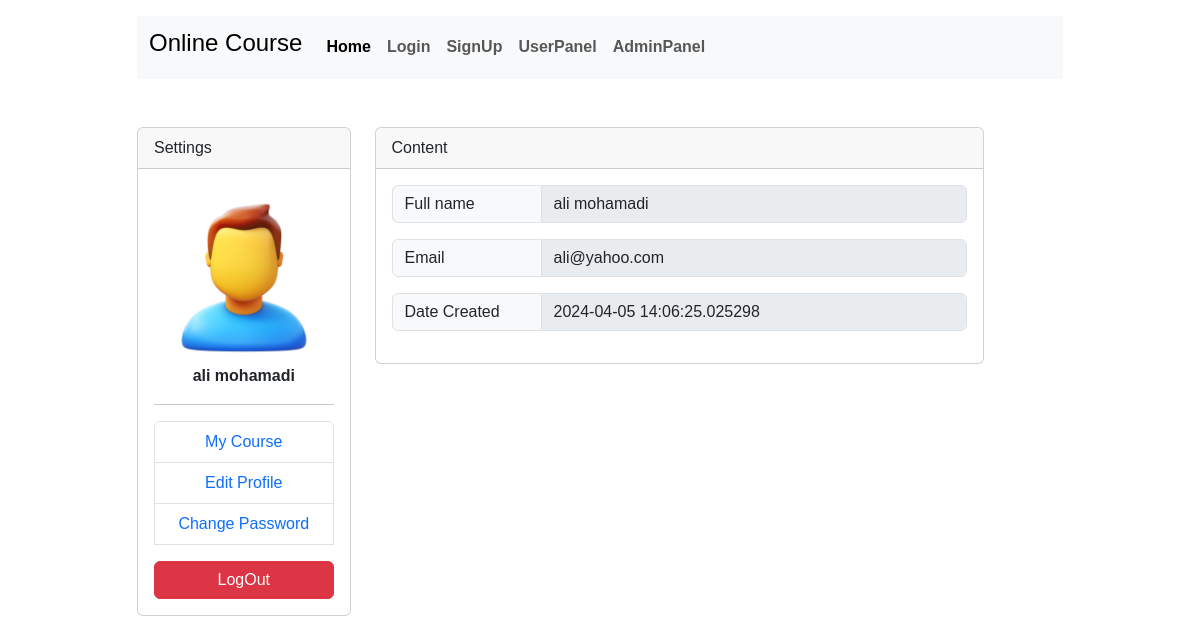
The app's page /panel (signed in) with its own data.
### models.py (models this page shows)
class user(UserMixin, db.Model):
    id = db.Column(db.Integer, primary_key=True)
    name = db.Column(db.String(50))
    email = db.Column(db.String(150))
    password = db.Column(db.String)
    admin = db.Column(db.Boolean, default = False)
    date_created = db.Column(db.DateTime, default=datetime.now())

### app.py (the view)
@app.route('/panel')
@login_required
def panel():
    return render_template('panel.html')

### app.py (called while the page is built)
@LoginManager.user_loader
def user_loder(user_id):
    return user.query.get(user_id)

@app.before_request
def creat_database():
    db.create_all()

### templates/panel.html (shortened to what this page needs)
{% extends 'base.html' %}
{% block content %}
<div class="container mt-5 mb-5">
    <div class="row justify-content-center">
        <div class="col-md-10">
            <div class="row">
                {% include 'panel_menu.html' %}
                <div class="col-md-8">
                    <div class="card">
                        <div class="card-header">Content</div>
                        <div class="card-body">
                            <div class="form-group">
                                <div class="input-group mb-3">
                                    <span class="input-group-text" id="inpurGroup-sizing-default" style="width: 150px;">Full name</span>
                                    <input type="text" class="form-control" value="{{ current_user.name }}" readonly disabled aria-describedby="inputGrou-sizing-default" />
                                </div>
                            </div>
                            <div class="form-group">
                                <div class="input-group mb-3">
                                    <span class="input-group-text" id="inpurGroup-sizing-default" style="width: 150px;">Email</span>
                                    <input type="text" class="form-control" value="{{ current_user.email }}" readonly disabled aria-describedby="inputGrou-sizing-default" />
                                </div>
                            </div>
                            <div class="form-group">
                                <div class="input-group mb-3">
                                    <span class="input-group-text" id="inpurGroup-sizing-default" style="width: 150px;">Date Created</span>
                                    <input type="text" class="form-control" value="{{ current_user.date_created }}" readonly disabled aria-describedby="inputGrou-sizing-default" />
                                </div>
                            </div>
                        </div>
                    </div>
                </div>
            </div>
        </div>
    </div>
</div>
{% endblock %}

### templates/panel_menu.html
<div class="col-3">
    <div class="card">
        <div class="card-header">Settings</div>
        <div class="card-body text-center">
            <a href="/panel"><img src="static/img/avatar.png" style="width: 100%;"/></a>
            <b>{{ current_user.name }}</b>
            <hr>
            <ul class="list-group text-center">
                <li class="list-group-item"><a href="/register_list">My Course</a> </li>
                <li class="list-group-item"><a href="/edit_profile">Edit Profile</a> </li>
                <li class="list-group-item"><a href="/change_password">Change Password</a> </li>
                <form class="mt-3" action="{{ url_for('logout') }}" method="post">
                    <button class="btn btn-small btn-danger w-100" >LogOut</button>
                </form>
            </ul>
        </div>
    </div>
 </div>

### static/css/app.css (style rules this page uses)
a { text-decoration: none !important; }

### templates/header.html (style rules this page uses)
body { background-image: url('static/img/bg2.jpg'); background-repeat: no-repeat; background-attachment: fixed; background-size: cover; font-family:Arial, Helvetica, sans-serif }

### records on screen
user: name "ali mohamadi", email "ali@yahoo.com", date_created "2024-04-05 14:06:25.025298"
